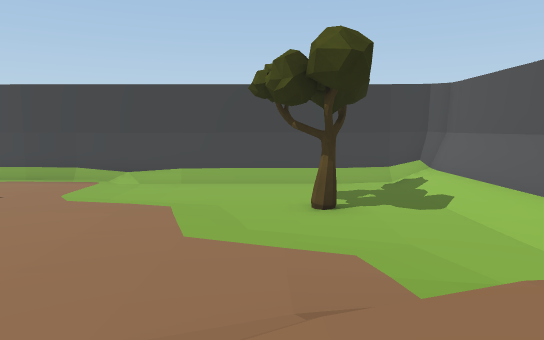
[1] (above)

16 first-person views from a walk through a Unity game level. The camera is 1.3 m above the floor, tilts 6° down and sees 70° across. The floor is counted in squares, 2.25 m on a side. Each view is taken from the middle of a square. On the plan, view 1 faces up. The plan holds only what a view shows up to about 10 squares ahead; the rest is blank. The place goes on beyond the plan. The player is left out.

[2]
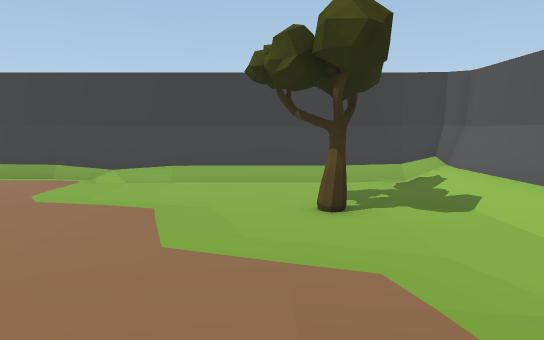

[3]
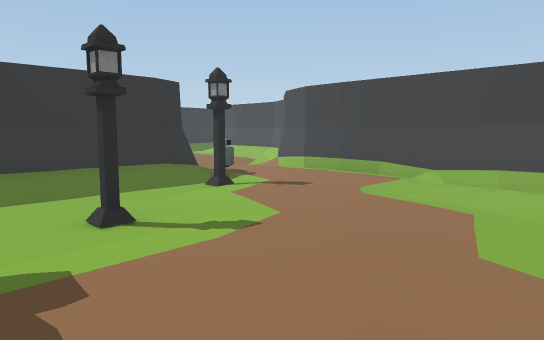

[4]
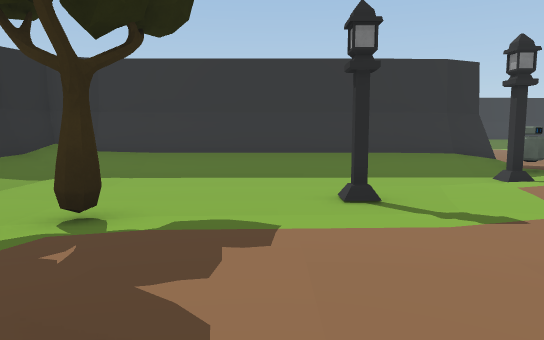

[5]
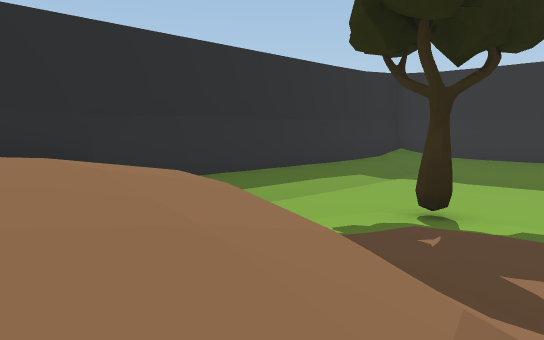

[6]
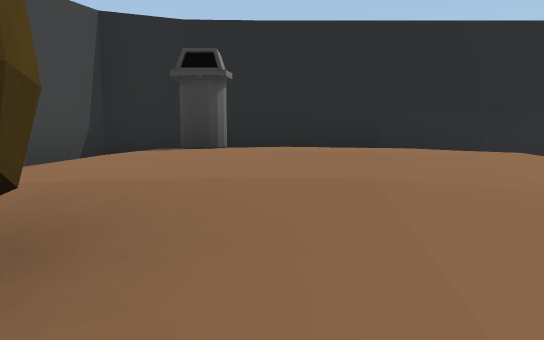

[7]
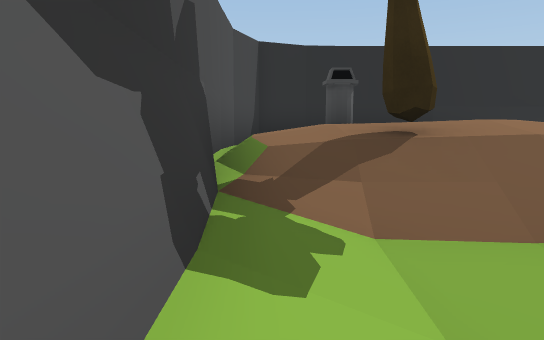

[8]
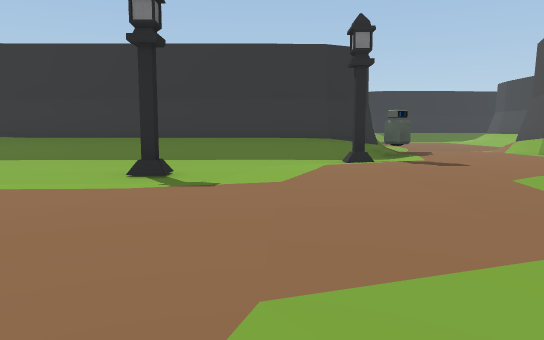

[9]
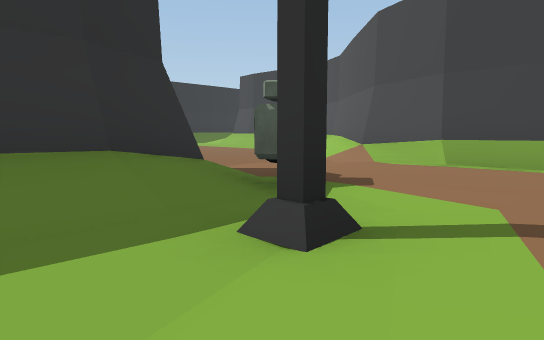

[10]
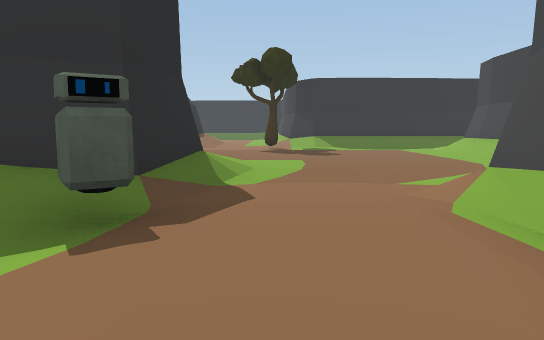

[11]
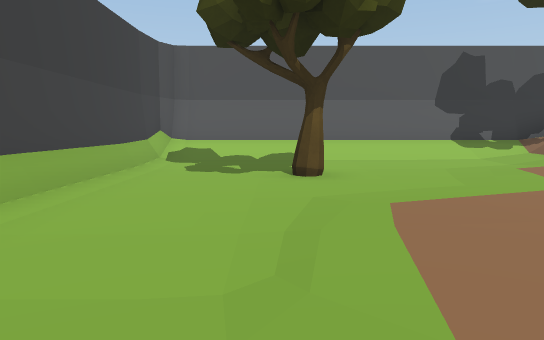

[12]
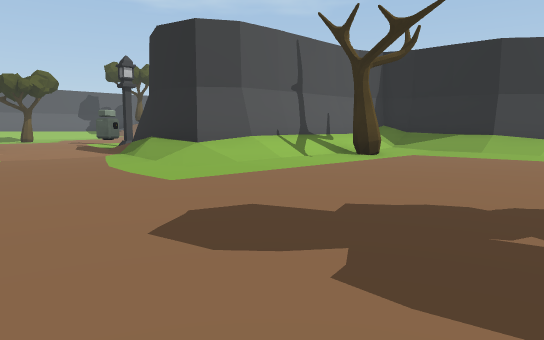

[13]
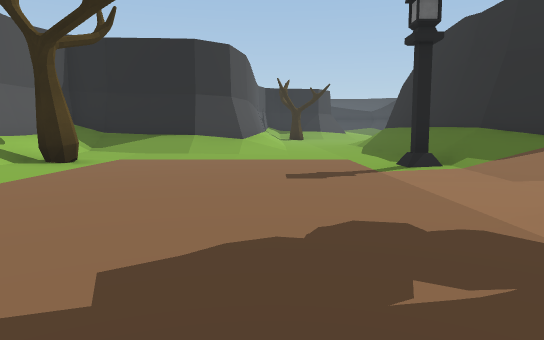

[14]
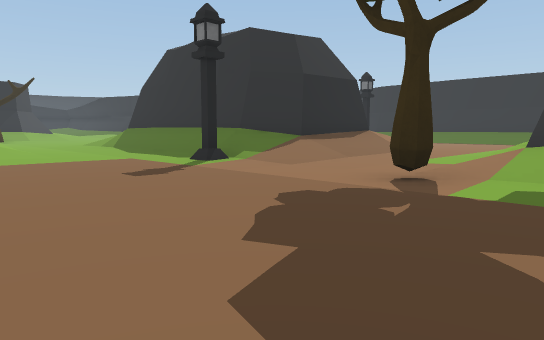

[15]
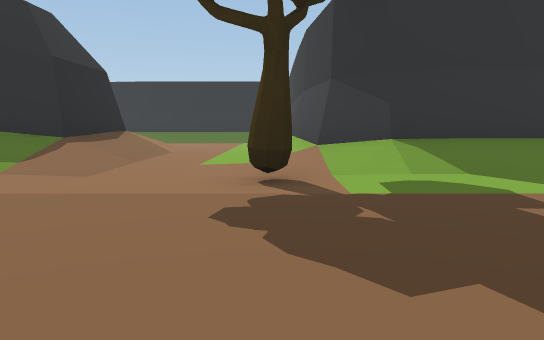

[16]
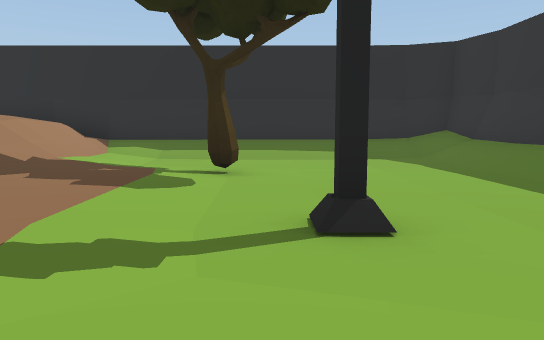

### Floor plan
Key: @ floor where view 1 was taken; # wall or solid block; . main floor; : floor 0.25 m higher than the main floor; + floor 0.5 m higher than the main floor; * floor 0.75 m higher than the main floor; % floor 1.75 m higher than the main floor; & floor 2 m higher than the main floor; $ floor 2.25 m higher than the main floor; / step, stairs or slope; R robot.
Columns run from 26 left of view 1 to 5 right of it. Each row starts with its distance up from view 1.
 13     #/    ..../##
 12     #/........./##
 11     #/........../###############
 10 #####/...........:::::......../#
  9  ////.#..........:::::......../#
  8 ............./##/R::::.....#../#
  7 .............####/.#:::::...../#
  6 +////:....../#  #/..:::::...../#
  5    ##/#...../#  #/....::::..../#
  4     #/....../#  #/.....:::::../#
  3     #/....../#  #/..#..:::::::*#
  2     #/...:///#  #/.....::+/////#
  1     #/../##     #/.....:://&&#/#
  0        ./       #/....#::/@$$&%#
 -1                 #/......:/&$$$&#
 -2                 #/......:/&&$#%#
 -3                 ##//////*/    /#
 -4                  ###############

Where each view was taken, in squares from view 1:
view 1: 0 up, 0 right, facing up
view 2: 1 up, 0 right, facing up
view 3: 1 up, 0 right, facing up-left
view 4: 2 up, 0 right, facing left
view 5: 2 up, 1 right, facing down-left
view 6: 2 up, 2 right, facing down
view 7: 5 up, 4 right, facing down
view 8: 5 up, 0 right, facing left
view 9: 5 up, 6 left, facing up-left
view 10: 9 up, 6 left, facing left
view 11: 8 up, 5 left, facing right
view 12: 12 up, 19 left, facing down-right
view 13: 11 up, 18 left, facing down
view 14: 11 up, 16 left, facing down-left
view 15: 9 up, 16 left, facing left
view 16: 6 up, 5 left, facing down
